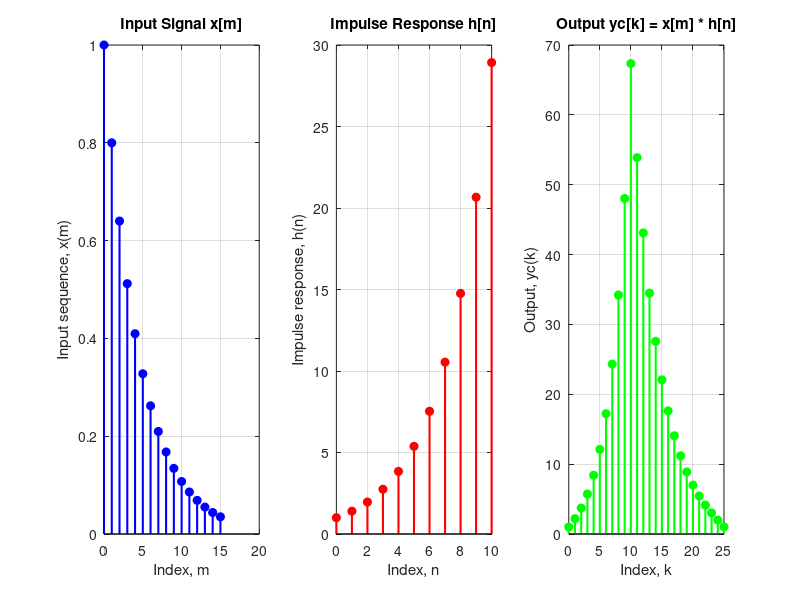

Reproduce this figure in MATLAB.
% Step 3: Perform convolution in time-domain
clear all;
close all;
clc;

% Define the index for input signal
m = 0:1:15;  % m goes from 0 to 15 (16 samples)

% Create the input signal: x[m] = (0.8)^m
xn = (0.8).^m;

% Define the index for impulse response
n = 0:1:10;  % n goes from 0 to 10 (11 samples)

% Create the impulse response: h[n] = (1.4)^n
hn = (1.4).^n;

% Calculate lengths
Lx = length(xn);  % Length of x
Lh = length(hn);  % Length of h
L = Lx + Lh - 1;  % Length of output (convolution result)

% Perform convolution in time-domain
yc = conv(xn, hn);

% Create index for output
k = 0:1:L-1;

% Plot all three signals
figure;

% Plot input signal
subplot(1, 3, 1);
stem(m, xn, 'b', 'LineWidth', 1.5, 'MarkerFaceColor', 'b');
xlabel('Index, m');
ylabel('Input sequence, x(m)');
title('Input Signal x[m]');
grid on;

% Plot impulse response
subplot(1, 3, 2);
stem(n, hn, 'r', 'LineWidth', 1.5, 'MarkerFaceColor', 'r');
xlabel('Index, n');
ylabel('Impulse response, h(n)');
title('Impulse Response h[n]');
grid on;

% Plot output (convolution result)
subplot(1, 3, 3);
stem(k, yc, 'g', 'LineWidth', 1.5, 'MarkerFaceColor', 'g');
xlabel('Index, k');
ylabel('Output, yc(k)');
title('Output yc[k] = x[m] * h[n]');
grid on;

% Display information
fprintf('===== PART 1: TIME-DOMAIN CONVOLUTION =====\n');
fprintf('Length of input x[m]: %d\n', Lx);
fprintf('Length of impulse response h[n]: %d\n', Lh);
fprintf('Length of output yc[k]: %d (= %d + %d - 1)\n', L, Lx, Lh);
fprintf('\nFirst few values of output yc[k]:\n');
disp(yc(1:5));
fprintf('Maximum value of output: %.2f\n', max(yc));